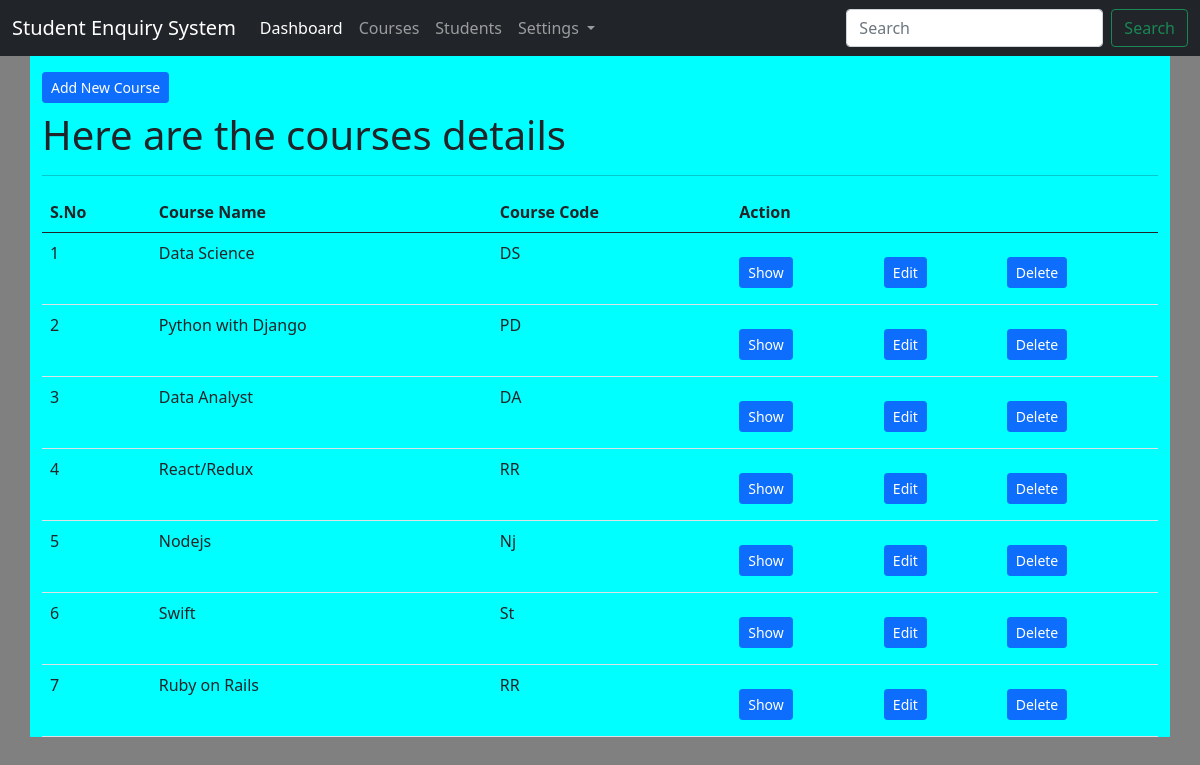
Screenshot of /courses/list/ with the database file from the repository.
### app_courses/models.py (models this page shows, shortened)
class CourseModel(models.Model):
    course_name = models.CharField(max_length=200)
    course_code = models.CharField(max_length=100)
    class Meta:
        db_table = "tbl_courses"

### app_courses/views.py (the view)
# urls.py: path('list/', views.course_index, name='course-index'),
def course_index(request):
    courses = CourseModel.objects.all()
    context = {
        "title": "SES | Courses",
        "body_title": "Here are the courses details",
        "courses": courses
    }
    return render(request, 'courses/index.html', context)

### templates/courses/index.html (shortened to what this page needs)
{% extends 'layouts/master.html' %}
{% block content %}
<div class="container" style="background-color: cyan">
    <a href="{% url 'course-create' %}" class="btn btn-primary btn-sm mt-3 mb-2">Add New Course</a>
    <h1>{{ body_title }}</h1>
    <hr>
    <table class="table table-hover">
        <thead>
            <tr>
                <th>S.No</th>
                <th>Course Name</th>
                <th>Course Code</th>
                <th colspan="3">Action</th>
            </tr>
        </thead>
        <tbody>
            {% for val in courses %}
            <tr>
                <td>{{ forloop.counter }}</td>
                <td>{{ val.course_name }}</td>
                <td>{{ val.course_code }}</td>
                <td><a href="{% url 'course-show' val.id %}"
                    class="btn btn-primary btn-sm mt-3 mb-2">Show</a>
                </td>
                <td><a href="{% url 'course-edit' val.id %}"
                    class="btn btn-primary btn-sm mt-3 mb-2">Edit</a>
                </td>
                <td><a href="{% url 'course-delete' val.id %}"
                    class="btn btn-primary btn-sm mt-3 mb-2">Delete</a>
                </td>
            </tr>
            {% endfor %}
        </tbody>
    </table>
</div>
{% endblock %}

### templates/layouts/master.html (style rules this page uses)
body { background-color: grey; }

### rows the page displays
CourseModel: course_name "Data Science", course_code "DS"
CourseModel: course_name "Python with Django", course_code "PD"
CourseModel: course_name "Data Analyst", course_code "DA"
CourseModel: course_name "React/Redux", course_code "RR"
CourseModel: course_name "Nodejs", course_code "Nj"
CourseModel: course_name "Swift", course_code "St"
CourseModel: course_name "Ruby on Rails", course_code "RR"

### other values shown
{{ body_title }} "Here are the courses details"
